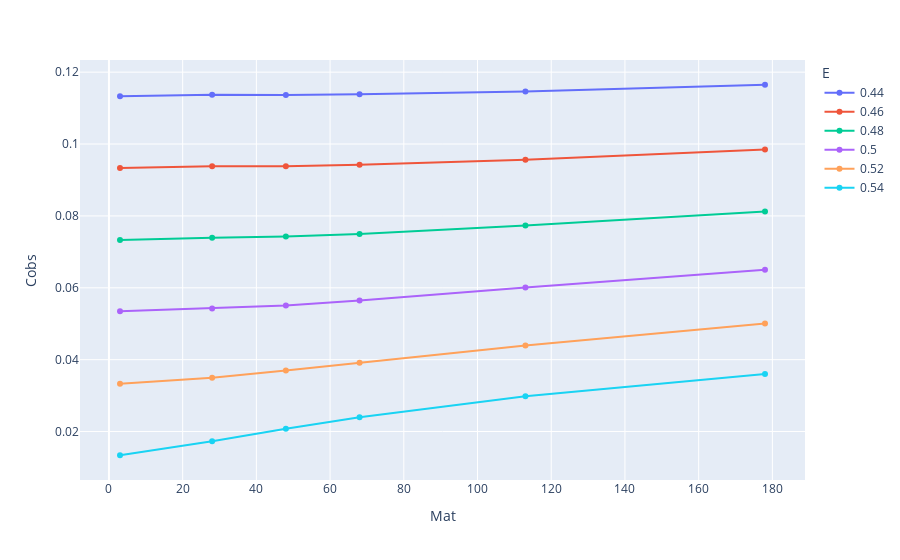

Notebook code for this chart:
### Code cell
# maturity and cobs plotted, showing that as maturity increases, price increases

import plotly.express as px

strikes = [0.44, 0.46, 0.48,0.5,0.52,0.54]
chosen_data = all_data[(all_data['date'] == '2010-04-14') & all_data['E'].isin(strikes)]
fig = px.line(chosen_data, x='Mat', y='Cobs', color='E', markers=True)
fig.show()

### Figure 1 — Plotly figure (JSON) as saved in the notebook; plotly's stock layout.template omitted (floating-point values rounded to 4 significant figures)
{"data": [{"hovertemplate": "E=0.44<br>Mat=%{x}<br>Cobs=%{y}<extra></extra>", "legendgroup": "0.44", "line": {"color": "#636efa", "dash": "solid"}, "marker": {"symbol": "circle"}, "mode": "markers+lines", "name": "0.44", "orientation": "v", "showlegend": true, "type": "scatter", "x": [3, 28, 48, 68, 113, 178], "xaxis": "x", "y": [0.1133, 0.1138, 0.1137, 0.1138, 0.1147, 0.1165], "yaxis": "y"}, {"hovertemplate": "E=0.46<br>Mat=%{x}<br>Cobs=%{y}<extra></extra>", "legendgroup": "0.46", "line": {"color": "#EF553B", "dash": "solid"}, "marker": {"symbol": "circle"}, "mode": "markers+lines", "name": "0.46", "orientation": "v", "showlegend": true, "type": "scatter", "x": [3, 28, 48, 68, 113, 178], "xaxis": "x", "y": [0.0933, 0.0938, 0.09385, 0.09425, 0.09565, 0.09845], "yaxis": "y"}, {"hovertemplate": "E=0.48<br>Mat=%{x}<br>Cobs=%{y}<extra></extra>", "legendgroup": "0.48", "line": {"color": "#00cc96", "dash": "solid"}, "marker": {"symbol": "circle"}, "mode": "markers+lines", "name": "0.48", "orientation": "v", "showlegend": true, "type": "scatter", "x": [3, 28, 48, 68, 113, 178], "xaxis": "x", "y": [0.0733, 0.07395, 0.07425, 0.07495, 0.07735, 0.08125], "yaxis": "y"}, {"hovertemplate": "E=0.5<br>Mat=%{x}<br>Cobs=%{y}<extra></extra>", "legendgroup": "0.5", "line": {"color": "#ab63fa", "dash": "solid"}, "marker": {"symbol": "circle"}, "mode": "markers+lines", "name": "0.5", "orientation": "v", "showlegend": true, "type": "scatter", "x": [3, 28, 48, 68, 113, 178], "xaxis": "x", "y": [0.0535, 0.05425, 0.05505, 0.05645, 0.06005, 0.065], "yaxis": "y"}, {"hovertemplate": "E=0.52<br>Mat=%{x}<br>Cobs=%{y}<extra></extra>", "legendgroup": "0.52", "line": {"color": "#FFA15A", "dash": "solid"}, "marker": {"symbol": "circle"}, "mode": "markers+lines", "name": "0.52", "orientation": "v", "showlegend": true, "type": "scatter", "x": [3, 28, 48, 68, 113, 178], "xaxis": "x", "y": [0.0333, 0.035, 0.037, 0.03915, 0.04395, 0.05005], "yaxis": "y"}, {"hovertemplate": "E=0.54<br>Mat=%{x}<br>Cobs=%{y}<extra></extra>", "legendgroup": "0.54", "line": {"color": "#19d3f3", "dash": "solid"}, "marker": {"symbol": "circle"}, "mode": "markers+lines", "name": "0.54", "orientation": "v", "showlegend": true, "type": "scatter", "x": [3, 28, 48, 68, 113, 178], "xaxis": "x", "y": [0.0134, 0.0173, 0.0208, 0.024, 0.0298, 0.036], "yaxis": "y"}], "layout": {"legend": {"title": {"text": "E"}, "tracegroupgap": 0}, "margin": {"t": 60}, "xaxis": {"anchor": "y", "domain": [0, 1], "title": {"text": "Mat"}}, "yaxis": {"anchor": "x", "domain": [0, 1], "title": {"text": "Cobs"}}}}
